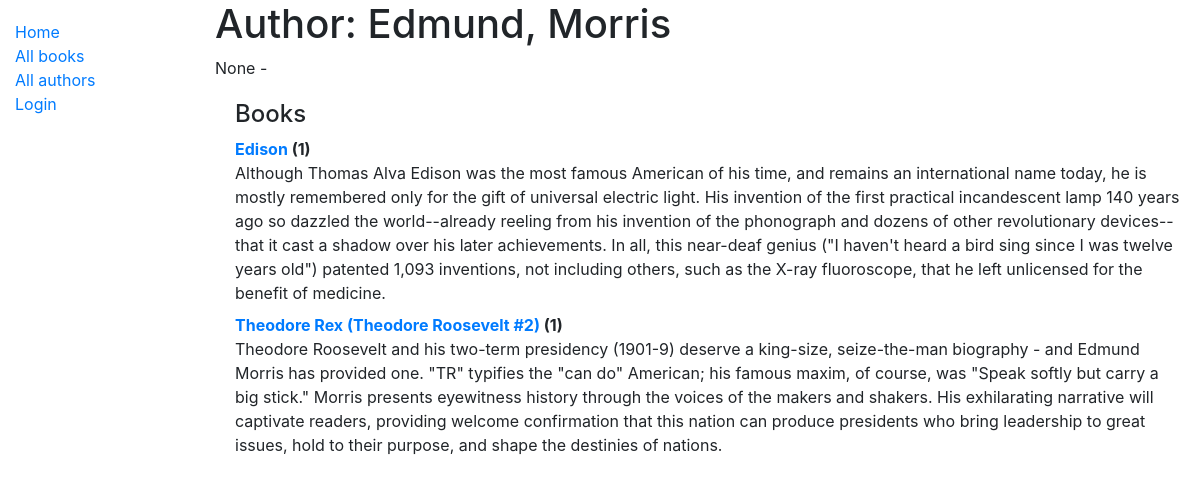
Page /catalog/author/5 on the earlier database version.
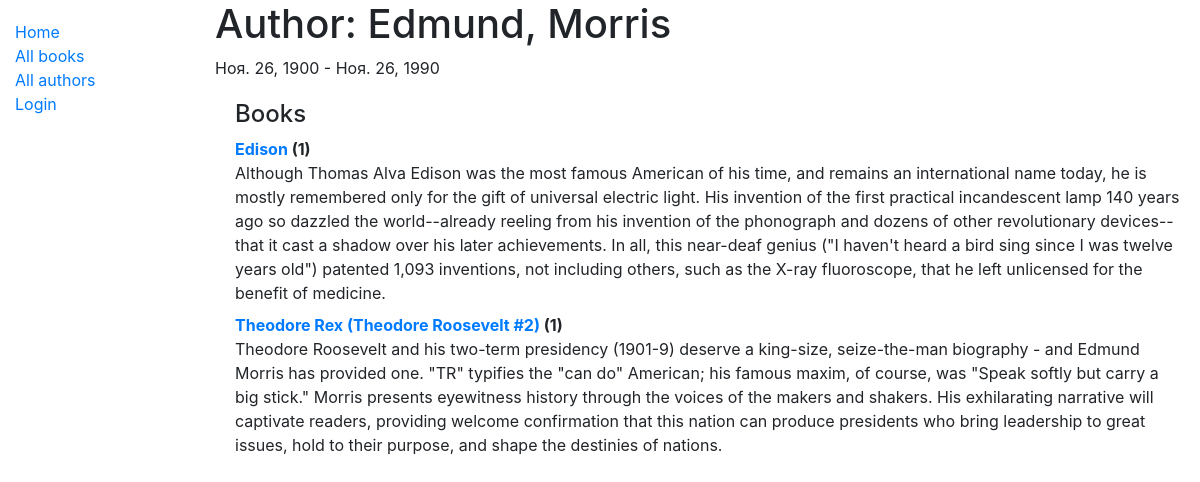
Same page on the later database version.
### catalog/models.py (models this page shows, shortened)
class Author(models.Model):
    first_name = models.CharField(max_length=100)
    last_name = models.CharField(max_length=100)
    date_of_birth = models.DateField(null=True, blank=True)
    date_of_death = models.DateField('Died', null=True, blank=True)
    class Meta:
        ordering = ['last_name', 'first_name']
    def __str__(self):
        return f'{self.last_name}, {self.first_name} '

### catalog/views.py (the view)
# urls.py: path('author/<int:pk>', views.AuthorDetailView.as_view(), name='author-detail'),
class AuthorDetailView(generic.DetailView):
	model = Author

### catalog/models.py (called while the page is built)
    def __str__(self):
        return self.title

### catalog/templates/catalog/author_detail.html
{% extends "base_generic.html" %}
{% block content %}
  <h1>Author: {{ author }}</h1>
  <p><strong></strong> {{ author.date_of_birth }} - {{author.date_of_death|default_if_none:""}} </p>
  <div style="margin-left:20px;margin-top:20px">
    <h4>Books</h4>
    <dl>
      {% for book in author.book_set.all %}
        <dt><a href="{% url 'book-detail' book.pk %}">{{book}}</a> ({{book.bookinstance_set.all.count}})</dt>
        <dd>{{book.summary}}</dd>
      {% endfor %}
    </dl>
  </div>
{% endblock %}

Differences in the rows shown:
changed Author "Edmund, Morris": date_of_birth "None" → "Ноя. 26, 1900"; date_of_death (not shown) → "Ноя. 26, 1990"
